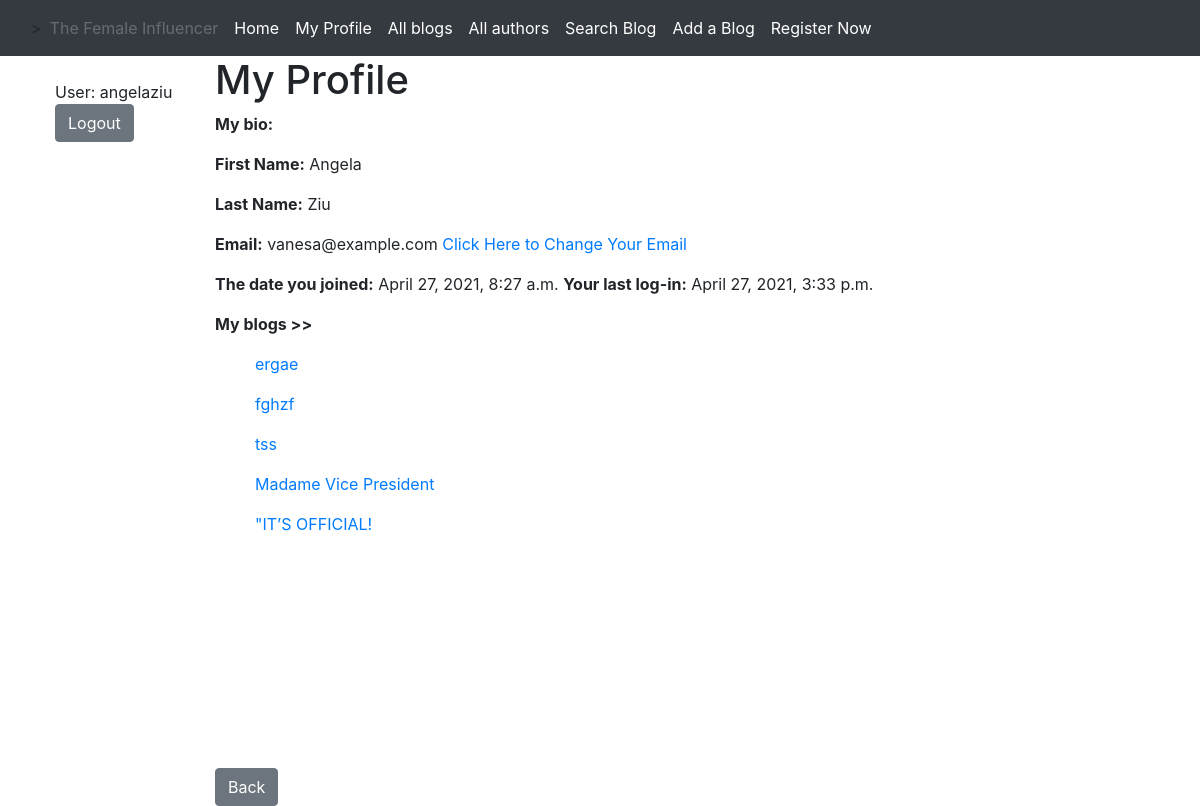
/blog/myblogs/ (signed in), run on the app's committed database.
### influencer/models.py (models this page shows, shortened)
class Blog (models.Model):
    title= models.CharField(max_length=200, help_text= 'Enter the name of the blog')
    author= models.ForeignKey( User , on_delete=models.CASCADE)
    post_date= models.DateTimeField(help_text='Post Date',auto_now_add=True , editable=False, blank=True)
    content= RichTextField(blank= True, null= True)
    likes= models.ManyToManyField(User, related_name='blog_p', blank=True, null= True)
    class Meta:
        ordering= ['-post_date']

### influencer/views.py (the view)
# urls.py: path('myblogs/', views.UserBlogListView.as_view(), name= 'my-blogs'),
class UserBlogListView(LoginRequiredMixin, generic.ListView):
        model = User
        template_name = 'auth/userblog_list.html'

### influencer/templates/auth/userblog_list.html
{% extends "base_generic.html" %}
{% block content %}
    <h1>My Profile</h1>
<p><strong>My bio:</strong> {{ user.author.bio }}</p>
      <p><strong>First Name:</strong> {{user.first_name}} </p>
      <p><strong>Last Name:</strong> {{user.last_name}} </p>
      <p><strong>Email:</strong> {{user.email}} <a href=" {% url 'change-email' %}">Click Here to Change Your Email</a></p>
      <p><strong>The date you joined:</strong> {{user.date_joined}}
      <strong>Your last log-in:</strong> {{user.last_login}} </p>
     {% if user.blog_set.all %}
      <p> <strong> My blogs >></strong>
         {% for user in user.blog_set.all %}
         <ul> <a href = "{% url 'blog-detail' user.pk %}">{{user.title}}</a>
             </p> </ul>
         {% endfor %}
    {% else %}
      <p>You haven't post any blog yet</p>
    {% endif %}
<br/> <br/> <br/> <br/> <br/> <br/> <br/> <br/> <br/>
<a class="btn btn-secondary" href="{% url 'index' %} ">Back</a>
{% endblock %}

### influencer/templates/base_generic.html (shortened to what this page needs)
<!DOCTYPE html>
<html lang="en">
<head>
  <link rel="stylesheet" href="https://cdn.jsdelivr.net/npm/bootstrap@4.5.3/dist/css/bootstrap.min.css">
  {% load static %}
  <link rel="stylesheet" href="{% static 'css/styles.css' %}">
</head>
<body>
<nav class="navbar navbar-expand-lg navbar-dark bg-dark">
  <div class="container-fluid">>
    <div class="collapse navbar-collapse" id="navbarSupportedContent">
      <ul class="navbar-nav me-auto mb-2 mb-lg-0">
          <a class="nav-link disabled" href="#" tabindex="-1" aria-disabled="true">The Female Influencer</a>
          <a class="nav-link active" aria-current="page" href="{% url 'index' %}">Home</a>
           <a class="nav-link active" aria-current="page" href="{% url 'my-blogs' %}">My Profile</a>
           <a class="nav-link active" aria-current="page" href="{% url 'blogs' %}">All blogs</a>
           <a class="nav-link active" aria-current="page" href="{% url 'users' %}">All authors</a>
          <a class="nav-link active" aria-current="page" href="{% url 'search-blog' %}">Search Blog</a>
           <a class="nav-link active" aria-current="page" href="{% url 'add-blog' %}">Add a Blog</a>
          <a class="nav-link active" aria-current="page" href="{% url 'register' %}">Register Now</a>
      </ul>
    </div>
  </div>
</nav>
  <div class="container-fluid">
    <div class="row">
      <div class="col-sm-2">
      {% block sidebar %}
          <br/>
          {% if user.is_authenticated %}
          <ul style="list-style-type: none">
              User: {{ user.get_username }}
              <a class="btn btn-secondary" href="{% url 'logout'%}?next={{request.path}}">Logout</a>
             {% else %}
              <a class="btn btn-secondary" href="{% url 'login'%}?next={{request.path}}">Login</a>
               {% endif %}</ul>
  {% endblock %}
      </div>
      <div class="col-sm-10 ">{% block content %}{% endblock %}</div>
    </div>
  </div>
</body>
</html>

### data on the page
Blog: title "ergae"
Blog: title "fghzf"
Blog: title "tss"
Blog: title "Madame Vice President"
Blog: title "\"IT’S OFFICIAL!"

### other printed values
{{ user.get_username }} "angelaziu"
{{ user.first_name }} "Angela"
{{ user.last_name }} "Ziu"
{{ user.email }} "vanesa@example.com"
{{ user.date_joined }} "April 27, 2021, 8:27 a.m."
{{ user.last_login }} "April 27, 2021, 3:33 p.m."
